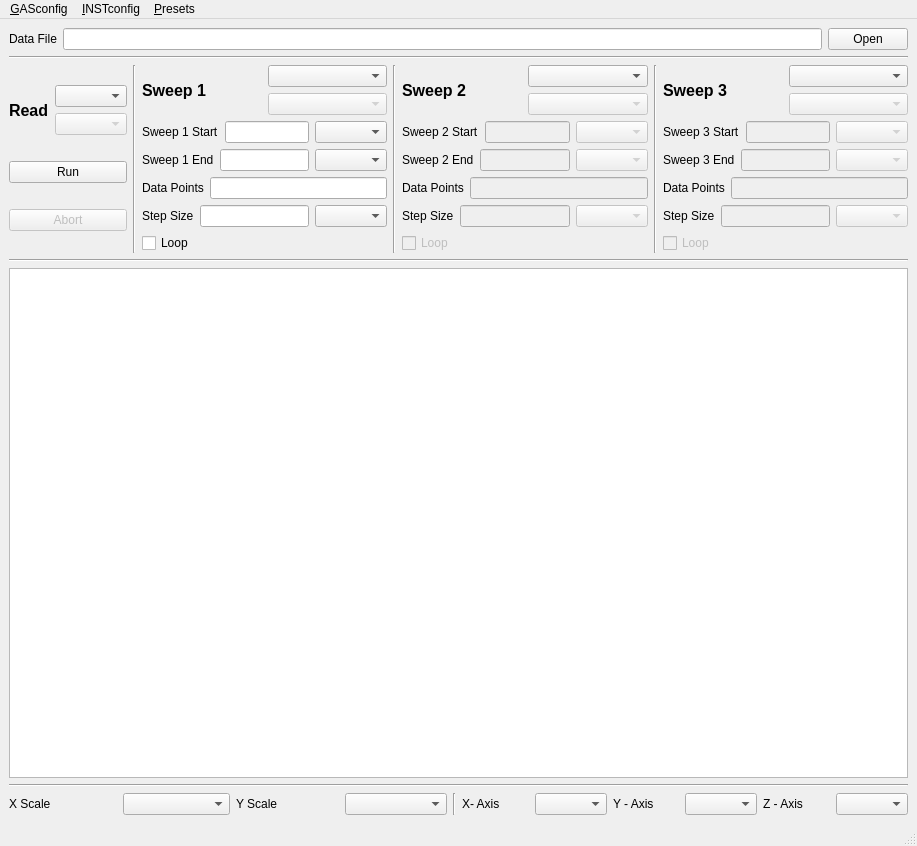
<?xml version="1.0" encoding="UTF-8"?>
<ui version="4.0">
 <class>MainWindow</class>
 <widget class="QMainWindow" name="MainWindow">
  <property name="geometry">
   <rect>
    <x>0</x>
    <y>0</y>
    <width>917</width>
    <height>846</height>
   </rect>
  </property>
  <property name="windowTitle">
   <string>MainWindow</string>
  </property>
  <widget class="QWidget" name="centralwidget">
   <layout class="QGridLayout" name="gridLayout">
    <item row="5" column="0">
     <layout class="QHBoxLayout" name="horizontalLayout_27">
      <item>
       <layout class="QHBoxLayout" name="horizontalLayout_26">
        <item>
         <layout class="QHBoxLayout" name="horizontalLayout_20">
          <item>
           <widget class="QLabel" name="label_18">
            <property name="text">
             <string>X Scale</string>
            </property>
           </widget>
          </item>
          <item>
           <widget class="QComboBox" name="combo_xScale"/>
          </item>
         </layout>
        </item>
        <item>
         <layout class="QHBoxLayout" name="horizontalLayout_25">
          <item>
           <widget class="QLabel" name="label_22">
            <property name="text">
             <string>Y Scale</string>
            </property>
           </widget>
          </item>
          <item>
           <widget class="QComboBox" name="combo_yScale"/>
          </item>
          <item>
           <widget class="Line" name="line_2">
            <property name="orientation">
             <enum>Qt::Vertical</enum>
            </property>
           </widget>
          </item>
         </layout>
        </item>
       </layout>
      </item>
      <item>
       <layout class="QHBoxLayout" name="horizontalLayout_24">
        <item>
         <layout class="QHBoxLayout" name="horizontalLayout_21">
          <item>
           <widget class="QLabel" name="label_19">
            <property name="text">
             <string>X- Axis</string>
            </property>
           </widget>
          </item>
          <item>
           <widget class="QComboBox" name="combo_xAxis"/>
          </item>
         </layout>
        </item>
        <item>
         <layout class="QHBoxLayout" name="horizontalLayout_22">
          <item>
           <widget class="QLabel" name="label_20">
            <property name="text">
             <string>Y - Axis</string>
            </property>
           </widget>
          </item>
          <item>
           <widget class="QComboBox" name="combo_yAxis"/>
          </item>
         </layout>
        </item>
        <item>
         <layout class="QHBoxLayout" name="horizontalLayout_23">
          <item>
           <widget class="QLabel" name="label_21">
            <property name="text">
             <string>Z - Axis</string>
            </property>
           </widget>
          </item>
          <item>
           <widget class="QComboBox" name="combo_zAxis"/>
          </item>
         </layout>
        </item>
       </layout>
      </item>
     </layout>
    </item>
    <item row="1" column="0">
     <layout class="QHBoxLayout" name="horizontalLayout_10">
      <item>
       <layout class="QVBoxLayout" name="verticalLayout_12">
        <item>
         <layout class="QHBoxLayout" name="horizontalLayout_2">
          <item>
           <widget class="QLabel" name="label_2">
            <property name="font">
             <font>
              <pointsize>12</pointsize>
              <weight>75</weight>
              <bold>true</bold>
             </font>
            </property>
            <property name="text">
             <string>Read</string>
            </property>
            <property name="scaledContents">
             <bool>false</bool>
            </property>
           </widget>
          </item>
          <item>
           <layout class="QVBoxLayout" name="verticalLayout_2">
            <item>
             <widget class="QComboBox" name="combo_read_1"/>
            </item>
            <item>
             <widget class="QComboBox" name="combo_read_2">
              <property name="enabled">
               <bool>false</bool>
              </property>
             </widget>
            </item>
           </layout>
          </item>
         </layout>
        </item>
        <item>
         <widget class="QPushButton" name="button_run">
          <property name="text">
           <string>Run</string>
          </property>
         </widget>
        </item>
        <item>
         <widget class="QPushButton" name="button_abort">
          <property name="enabled">
           <bool>false</bool>
          </property>
          <property name="text">
           <string>Abort</string>
          </property>
         </widget>
        </item>
       </layout>
      </item>
      <item>
       <widget class="Line" name="line_5">
        <property name="orientation">
         <enum>Qt::Vertical</enum>
        </property>
       </widget>
      </item>
      <item>
       <layout class="QVBoxLayout" name="verticalLayout_7">
        <item>
         <layout class="QHBoxLayout" name="horizontalLayout_3">
          <item>
           <widget class="QLabel" name="label_3">
            <property name="font">
             <font>
              <pointsize>12</pointsize>
              <weight>75</weight>
              <bold>true</bold>
             </font>
            </property>
            <property name="text">
             <string>Sweep 1</string>
            </property>
           </widget>
          </item>
          <item>
           <layout class="QVBoxLayout" name="verticalLayout_3">
            <item>
             <widget class="QComboBox" name="combo_sweep1_1"/>
            </item>
            <item>
             <widget class="QComboBox" name="combo_sweep1_2">
              <property name="enabled">
               <bool>false</bool>
              </property>
             </widget>
            </item>
           </layout>
          </item>
         </layout>
        </item>
        <item>
         <layout class="QVBoxLayout" name="verticalLayout_6">
          <item>
           <layout class="QHBoxLayout" name="horizontalLayout_6">
            <item>
             <widget class="QLabel" name="label_5">
              <property name="text">
               <string>Sweep 1 Start</string>
              </property>
             </widget>
            </item>
            <item>
             <widget class="QLineEdit" name="edit_sweep1_start"/>
            </item>
            <item>
             <widget class="QComboBox" name="combo_sweep1_startUnit"/>
            </item>
           </layout>
          </item>
          <item>
           <layout class="QHBoxLayout" name="horizontalLayout_7">
            <item>
             <widget class="QLabel" name="label_6">
              <property name="text">
               <string>Sweep 1 End</string>
              </property>
             </widget>
            </item>
            <item>
             <widget class="QLineEdit" name="edit_sweep1_end"/>
            </item>
            <item>
             <widget class="QComboBox" name="combo_sweep1_endUnit"/>
            </item>
           </layout>
          </item>
          <item>
           <layout class="QHBoxLayout" name="horizontalLayout_18">
            <item>
             <widget class="QLabel" name="label_16">
              <property name="text">
               <string>Data Points</string>
              </property>
             </widget>
            </item>
            <item>
             <widget class="QLineEdit" name="edit_sweep1_dataPoints"/>
            </item>
           </layout>
          </item>
          <item>
           <layout class="QHBoxLayout" name="horizontalLayout_19">
            <item>
             <widget class="QLabel" name="label_17">
              <property name="text">
               <string>Step Size</string>
              </property>
             </widget>
            </item>
            <item>
             <widget class="QLineEdit" name="edit_sweep1_stepSize"/>
            </item>
            <item>
             <widget class="QComboBox" name="combo_sweep1_stepSizeUnit"/>
            </item>
           </layout>
          </item>
         </layout>
        </item>
        <item>
         <widget class="QCheckBox" name="check_sweep1_loop">
          <property name="text">
           <string>Loop</string>
          </property>
         </widget>
        </item>
       </layout>
      </item>
      <item>
       <widget class="Line" name="line_4">
        <property name="orientation">
         <enum>Qt::Vertical</enum>
        </property>
       </widget>
      </item>
      <item>
       <layout class="QVBoxLayout" name="verticalLayout_8">
        <item>
         <layout class="QHBoxLayout" name="horizontalLayout_4">
          <item>
           <widget class="QLabel" name="label_4">
            <property name="font">
             <font>
              <pointsize>12</pointsize>
              <weight>75</weight>
              <bold>true</bold>
             </font>
            </property>
            <property name="text">
             <string>Sweep 2</string>
            </property>
           </widget>
          </item>
          <item>
           <layout class="QVBoxLayout" name="verticalLayout_4">
            <item>
             <widget class="QComboBox" name="combo_sweep2_1"/>
            </item>
            <item>
             <widget class="QComboBox" name="combo_sweep2_2">
              <property name="enabled">
               <bool>false</bool>
              </property>
             </widget>
            </item>
           </layout>
          </item>
         </layout>
        </item>
        <item>
         <layout class="QVBoxLayout" name="verticalLayout_9">
          <item>
           <layout class="QHBoxLayout" name="horizontalLayout_8">
            <item>
             <widget class="QLabel" name="label_7">
              <property name="text">
               <string>Sweep 2 Start</string>
              </property>
             </widget>
            </item>
            <item>
             <widget class="QLineEdit" name="edit_sweep2_start">
              <property name="enabled">
               <bool>false</bool>
              </property>
             </widget>
            </item>
            <item>
             <widget class="QComboBox" name="combo_sweep2_startUnit">
              <property name="enabled">
               <bool>false</bool>
              </property>
             </widget>
            </item>
           </layout>
          </item>
          <item>
           <layout class="QHBoxLayout" name="horizontalLayout_9">
            <item>
             <widget class="QLabel" name="label_8">
              <property name="text">
               <string>Sweep 2 End</string>
              </property>
             </widget>
            </item>
            <item>
             <widget class="QLineEdit" name="edit_sweep2_end">
              <property name="enabled">
               <bool>false</bool>
              </property>
             </widget>
            </item>
            <item>
             <widget class="QComboBox" name="combo_sweep2_endUnit">
              <property name="enabled">
               <bool>false</bool>
              </property>
             </widget>
            </item>
           </layout>
          </item>
          <item>
           <layout class="QHBoxLayout" name="horizontalLayout_28">
            <item>
             <widget class="QLabel" name="label_23">
              <property name="text">
               <string>Data Points</string>
              </property>
             </widget>
            </item>
            <item>
             <widget class="QLineEdit" name="edit_sweep2_dataPoints">
              <property name="enabled">
               <bool>false</bool>
              </property>
             </widget>
            </item>
           </layout>
          </item>
          <item>
           <layout class="QHBoxLayout" name="horizontalLayout_29">
            <item>
             <widget class="QLabel" name="label_24">
              <property name="text">
               <string>Step Size</string>
              </property>
             </widget>
            </item>
            <item>
             <widget class="QLineEdit" name="edit_sweep2_stepSize">
              <property name="enabled">
               <bool>false</bool>
              </property>
             </widget>
            </item>
            <item>
             <widget class="QComboBox" name="combo_sweep2_stepSizeUnit">
              <property name="enabled">
               <bool>false</bool>
              </property>
             </widget>
            </item>
           </layout>
          </item>
         </layout>
        </item>
        <item>
         <widget class="QCheckBox" name="check_sweep2_loop">
          <property name="enabled">
           <bool>false</bool>
          </property>
          <property name="text">
           <string>Loop</string>
          </property>
         </widget>
        </item>
       </layout>
      </item>
      <item>
       <widget class="Line" name="line_7">
        <property name="orientation">
         <enum>Qt::Vertical</enum>
        </property>
       </widget>
      </item>
      <item>
       <layout class="QVBoxLayout" name="verticalLayout_10">
        <item>
         <layout class="QHBoxLayout" name="horizontalLayout_5">
          <item>
           <widget class="QLabel" name="label_9">
            <property name="font">
             <font>
              <pointsize>12</pointsize>
              <weight>75</weight>
              <bold>true</bold>
             </font>
            </property>
            <property name="text">
             <string>Sweep 3</string>
            </property>
           </widget>
          </item>
          <item>
           <layout class="QVBoxLayout" name="verticalLayout_5">
            <item>
             <widget class="QComboBox" name="combo_sweep3_1"/>
            </item>
            <item>
             <widget class="QComboBox" name="combo_sweep3_2">
              <property name="enabled">
               <bool>false</bool>
              </property>
             </widget>
            </item>
           </layout>
          </item>
         </layout>
        </item>
        <item>
         <layout class="QVBoxLayout" name="verticalLayout_11">
          <item>
           <layout class="QHBoxLayout" name="horizontalLayout_11">
            <item>
             <widget class="QLabel" name="label_10">
              <property name="text">
               <string>Sweep 3 Start</string>
              </property>
             </widget>
            </item>
            <item>
             <widget class="QLineEdit" name="edit_sweep3_start">
              <property name="enabled">
               <bool>false</bool>
              </property>
             </widget>
            </item>
            <item>
             <widget class="QComboBox" name="combo_sweep3_startUnit">
              <property name="enabled">
               <bool>false</bool>
              </property>
             </widget>
            </item>
           </layout>
          </item>
          <item>
           <layout class="QHBoxLayout" name="horizontalLayout_12">
            <item>
             <widget class="QLabel" name="label_11">
              <property name="text">
               <string>Sweep 3 End</string>
              </property>
             </widget>
            </item>
            <item>
             <widget class="QLineEdit" name="edit_sweep3_end">
              <property name="enabled">
               <bool>false</bool>
              </property>
             </widget>
            </item>
            <item>
             <widget class="QComboBox" name="combo_sweep3_endUnit">
              <property name="enabled">
               <bool>false</bool>
              </property>
             </widget>
            </item>
           </layout>
          </item>
          <item>
           <layout class="QHBoxLayout" name="horizontalLayout_30">
            <item>
             <widget class="QLabel" name="label_25">
              <property name="text">
               <string>Data Points</string>
              </property>
             </widget>
            </item>
            <item>
             <widget class="QLineEdit" name="edit_sweep3_dataPoints">
              <property name="enabled">
               <bool>false</bool>
              </property>
             </widget>
            </item>
           </layout>
          </item>
          <item>
           <layout class="QHBoxLayout" name="horizontalLayout_31">
            <item>
             <widget class="QLabel" name="label_26">
              <property name="text">
               <string>Step Size</string>
              </property>
             </widget>
            </item>
            <item>
             <widget class="QLineEdit" name="edit_sweep3_stepSize">
              <property name="enabled">
               <bool>false</bool>
              </property>
             </widget>
            </item>
            <item>
             <widget class="QComboBox" name="combo_sweep3_stepSizeUnit">
              <property name="enabled">
               <bool>false</bool>
              </property>
             </widget>
            </item>
           </layout>
          </item>
          <item>
           <widget class="QCheckBox" name="check_sweep3_loop">
            <property name="enabled">
             <bool>false</bool>
            </property>
            <property name="text">
             <string>Loop</string>
            </property>
           </widget>
          </item>
         </layout>
        </item>
       </layout>
      </item>
     </layout>
    </item>
    <item row="4" column="0">
     <widget class="Line" name="line_3">
      <property name="orientation">
       <enum>Qt::Horizontal</enum>
      </property>
     </widget>
    </item>
    <item row="0" column="0">
     <layout class="QVBoxLayout" name="verticalLayout">
      <item>
       <layout class="QHBoxLayout" name="horizontalLayout">
        <item>
         <widget class="QLabel" name="label">
          <property name="text">
           <string>Data File</string>
          </property>
         </widget>
        </item>
        <item>
         <widget class="QLineEdit" name="edit_dataFile"/>
        </item>
        <item>
         <widget class="QPushButton" name="button_openDataFile">
          <property name="text">
           <string>Open</string>
          </property>
         </widget>
        </item>
       </layout>
      </item>
      <item>
       <widget class="Line" name="line">
        <property name="orientation">
         <enum>Qt::Horizontal</enum>
        </property>
       </widget>
      </item>
     </layout>
    </item>
    <item row="3" column="0">
     <widget class="PlotWidget" name="pqplot">
      <property name="minimumSize">
       <size>
        <width>850</width>
        <height>500</height>
       </size>
      </property>
     </widget>
    </item>
    <item row="2" column="0">
     <widget class="Line" name="line_6">
      <property name="orientation">
       <enum>Qt::Horizontal</enum>
      </property>
     </widget>
    </item>
   </layout>
   <zorder>pqplot</zorder>
   <zorder></zorder>
   <zorder></zorder>
   <zorder>line_3</zorder>
   <zorder>line_6</zorder>
  </widget>
  <widget class="QStatusBar" name="statusbar"/>
  <widget class="QMenuBar" name="menubar">
   <property name="geometry">
    <rect>
     <x>0</x>
     <y>0</y>
     <width>917</width>
     <height>21</height>
    </rect>
   </property>
   <property name="defaultUp">
    <bool>false</bool>
   </property>
   <property name="nativeMenuBar">
    <bool>false</bool>
   </property>
   <widget class="QMenu" name="menu_GASconfig">
    <property name="title">
     <string>&amp;GASconfig</string>
    </property>
    <addaction name="action_Open_GASFile"/>
    <addaction name="actionOpen_GASEdit"/>
   </widget>
   <widget class="QMenu" name="menu_INSTconfig">
    <property name="title">
     <string>&amp;INSTconfig</string>
    </property>
    <addaction name="actionOpen_INSTEdit"/>
   </widget>
   <widget class="QMenu" name="menu_Presets">
    <property name="title">
     <string>&amp;Presets</string>
    </property>
    <addaction name="actionPreset_1"/>
   </widget>
   <addaction name="menu_GASconfig"/>
   <addaction name="menu_INSTconfig"/>
   <addaction name="menu_Presets"/>
  </widget>
  <action name="action_Open_GASFile">
   <property name="text">
    <string>&amp;Open File</string>
   </property>
  </action>
  <action name="actionOpen_GASEdit">
   <property name="text">
    <string>Open Edit</string>
   </property>
  </action>
  <action name="actionOpen_INSTEdit">
   <property name="text">
    <string>Open Edit</string>
   </property>
  </action>
  <action name="actionPreset_1">
   <property name="text">
    <string>Preset_1</string>
   </property>
  </action>
 </widget>
 <customwidgets>
  <customwidget>
   <class>PlotWidget</class>
   <extends>QGraphicsView</extends>
   <header>pyqtgraph</header>
  </customwidget>
 </customwidgets>
 <resources/>
 <connections/>
</ui>
